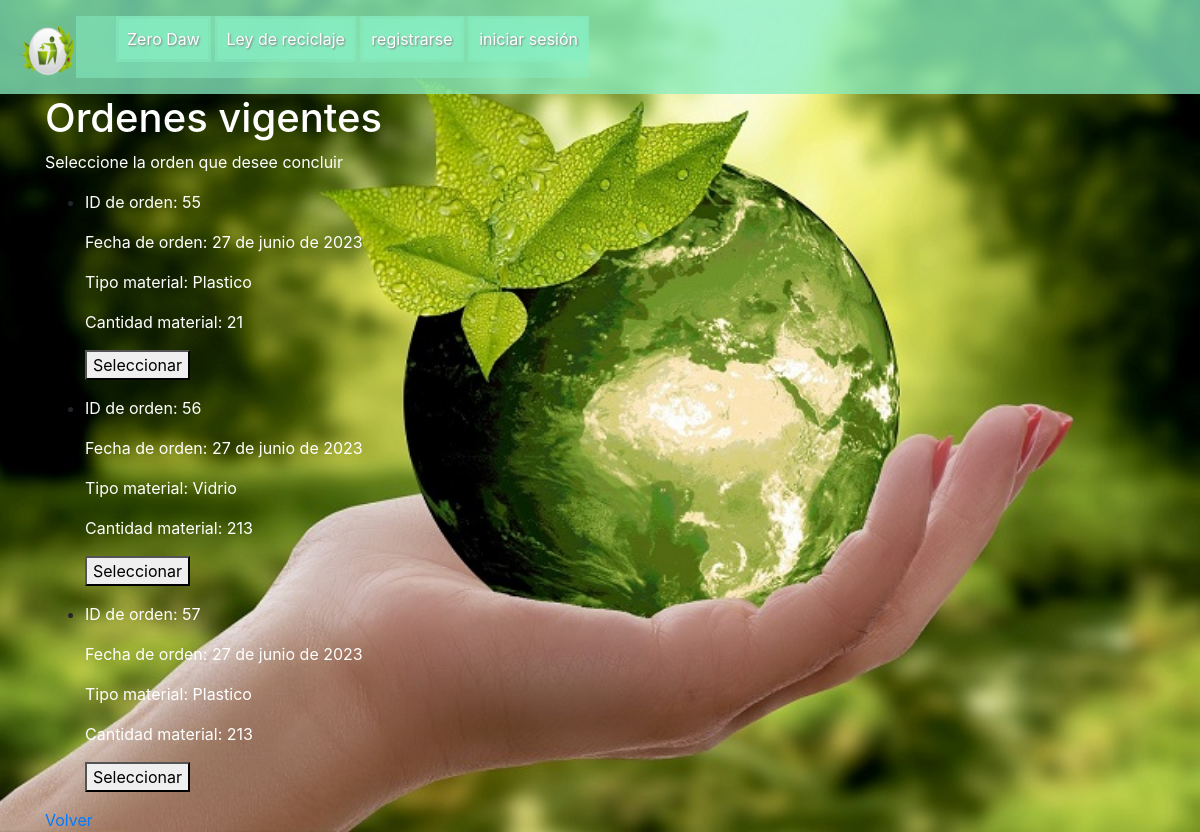
Screenshot of /registro/mostrar_ordenes_eliminar/ with the database file from the repository.
### Registro/models.py (models this page shows, shortened)
class Orden_reciclaje(models.Model):
    id_user = models.ForeignKey(UserModelo, on_delete=models.CASCADE)
    id_orden = models.AutoField(primary_key=True)
    fecha_orden = models.DateField()
    tipo_material = models.CharField(max_length=200, blank=False, null=True, choices=TIPO_MATERIAL)
    cantidad_material = models.IntegerField()
    latitud_posicion_ciudadano = models.CharField(max_length=200, null=True)
    longitud_posicion_ciudadano = models.CharField(max_length=200, null=True)
    latitud_posicion_recolector = models.CharField(max_length=200, null=True)
    longitud_posicion_recolector = models.CharField(max_length=200, null=True)
    estado = models.CharField(max_length=200, null=True)

### Registro/views.py (the view, shortened to what this page needs)
# urls.py: path('mostrar_ordenes_eliminar/', MostrarOrdenesParaEliminarView.as_view(), name='mostrar_ordenes_eliminar'),
class MostrarOrdenesParaEliminarView(ListView):
    model = UserModelo
    template_name = 'Registro/mostrar_ordenes_para_eliminar.html'
    def get_context_data(self, **kwargs):
        context = super().get_context_data(**kwargs)
        context['ordenes'] = Orden_reciclaje.objects.all()
        return context

### templates/Registro/mostrar_ordenes_para_eliminar.html (shortened to what this page needs)
{% extends 'base.html' %}
{% block content %}
<div>
    <h1 class="letras">Ordenes vigentes</h1>
    <p class="letras">Seleccione la orden que desee concluir</p>
</div>
{% if ordenes %}
    <ul>
        {% for orden in ordenes %}
            <li>
                <p class="letras">ID de orden: {{ orden.id_orden }}</p>
                <p class="letras">Fecha de orden: {{ orden.fecha_orden }}</p>
                <p class="letras">Tipo material: {{ orden.tipo_material }}</p>
                <p class="letras">Cantidad material: {{ orden.cantidad_material }}</p>
                <form method="POST" action="{% url 'actualizar_orden' orden.id_orden %}">
                    <button type="submit">Seleccionar</button>
                </form>
            </li>
        {% endfor %}
    </ul>
{% else %}
    <h1 class="letras">No hay registros de órdenes</h1>
{% endif %}
<a href="{% url 'login' %}">Volver</a>
{% endblock %}

### static/css/estilos.css (style rules this page uses)
body { background-image: url("images/planeta_limpio.jpg"); background-repeat: no-repeat; background-size: cover; background-position: center; }

### static/css/fondo.css (style rules this page uses)
body { background-image: url("../images/planeta_limpio.jpg"); background-repeat: no-repeat; background-size: cover; background-position: center; }
.letras { color: white; }

### rows the page displays
Orden_reciclaje: id_orden "55", fecha_orden "27 de junio de 2023", tipo_material "Plastico", cantidad_material "21"
Orden_reciclaje: id_orden "56", fecha_orden "27 de junio de 2023", tipo_material "Vidrio", cantidad_material "213"
Orden_reciclaje: id_orden "57", fecha_orden "27 de junio de 2023", tipo_material "Plastico", cantidad_material "213"
